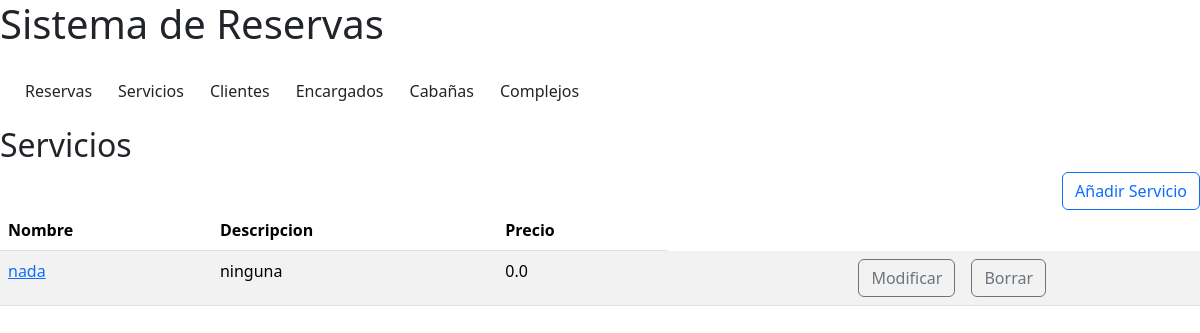
The app's page /servicios/ with its own data.
### reservas/models.py (models this page shows, shortened)
class Servicio(models.Model):
    nombre = models.CharField(max_length=20)
    descripcion = models.CharField(default="ninguna", max_length=150)
    precio = models.FloatField(default=0, max_length=20)

### reservas/views.py (the view)
# urls.py: path('servicios/', views.lista_servicios.as_view(), name='lista_servicios'),
class lista_servicios(ListView):
    model = Servicio
    template_name = 'lista_servicios.html'
    context_object_name = 'servicios'

### reservas/templates/lista_servicios.html
{% include 'navbar.html' %}
{% load static %}
{% block content %}
<h2  class="titulo">Servicios</h2>
<div class="d-flex justify-content-end align-items-end"><a class="btn btn-outline-primary" href="/servicios/servicioNuevo/">Añadir Servicio</a></div>
<table class="table table-striped table-hover">
    <thead>
        <tr>
            <th>Nombre</th>
            <th>Descripcion</th>
            <th>Precio</th>
        </tr>
    </thead>
    <tbody>
        {% for servicio in servicios %}
        <tr>
            <td><a href="{% url 'detalle_servicio' servicio.id %}">{{ servicio.nombre }}</a></td>
            <td>{{ servicio.descripcion }}</td>
            <td>{{ servicio.precio }}</td>
            <td class="d-flex justify-content-end align-items-end"><a class="btn btn-outline-secondary" href="/servicios/servicioModif/{{ servicio.id }}">Modificar</a></td>
            <td><a class="btn btn-outline-secondary" href="/servicios/servicioBorrar/{{ servicio.id }}">Borrar</a></td>
        {% endfor %}
    </tbody>
</table>
{% endblock %}

### records on screen
Servicio: nombre "nada", descripcion "ninguna", precio "0.0"
